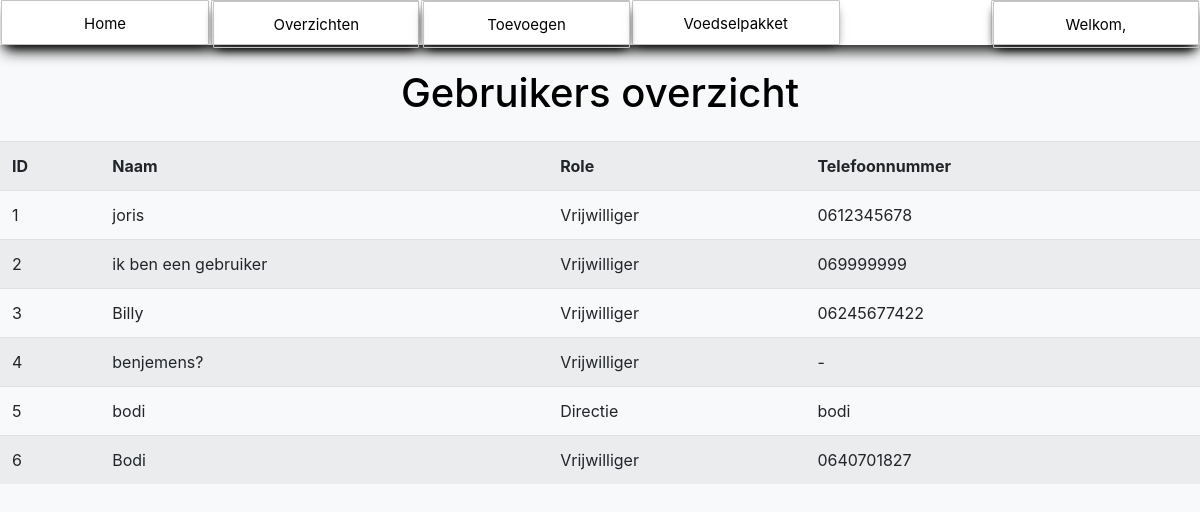
The page /overzichtgebruikers.php (signed in) on the database its author committed.
### tables this page shows
CREATE TABLE `user` (
  `AccountID` int(11) NOT NULL,
  `Email` varchar(100) NOT NULL,
  `Wachtwoord` varchar(255) NOT NULL,
  `Naam` varchar(100) NOT NULL,
  `Telefoonnummer` varchar(100) NOT NULL,
  `role` int(11) NOT NULL DEFAULT 0
);

### overzichtgebruikers.php (the view, shortened to what this page needs)
<!DOCTYPE html>
<html lang="nl">
<head>
    <link href="https://stackpath.bootstrapcdn.com/bootstrap/4.5.0/css/bootstrap.min.css" rel="stylesheet">
</head>
<body class="bg-light">
    <?php
    include "navigation.php";
    if (isset($_SESSION['loggedin']) && $_SESSION['loggedin'] == true) {
        ?>
        <br>
        <CENTER><h1 style="color: black;">Gebruikers overzicht</h1></CENTER>
        <div class="table-responsive mt-4">
            <table class="table table-striped">
                <tr>
                    <th>ID</th>
                    <th>Naam</th>
                    <th>Role</th>
                    <th>Telefoonnummer</th>
                </tr>
                <?php
                include 'config.php';
                $roleLabels = [
                    0 => 'Vrijwilliger',
                    2 => 'Medewerker',
                    3 => 'Directie'
                ];
                try {
                    $sql = "SELECT * FROM user";
                    $stmt = $conn->prepare($sql);
                    $stmt->execute();
                    $user = $stmt->fetchAll();
                    foreach ($user as $user) {
                        echo "<tr>";
                        echo "<td>" . $user['AccountID'] . "</td>";
                        echo "<td>" . $user['Naam'] . "</td>";
                        echo "<td>" . (isset($roleLabels[$user['role']]) ? $roleLabels[$user['role']] : 'Onbekend') . "</td>";
                        echo "<td>" . $user['Telefoonnummer'] . "</td>";
                        echo "</tr>";
                    }
                } catch (PDOException $e) {
                    echo "<div class='alert alert-danger'>" . $e->getMessage() . "</div>";
                }
                ?>
            </table>
        </div>
        <?php
    } else {
        header("Location: index.php");
    }
    ?>
</body>
</html>

### navigation.php (shortened to what this page needs)
<!DOCTYPE html>
<html>
<head>
  <link rel="stylesheet" type="text/css" media="screen" href="navigation.css" />
</head>
<body>
<?php
if (isset($_SESSION['loggedin']) && $_SESSION['loggedin'] == true) {
?>
<section>
  <center>
    <div>
      <nav class="nav_bar">
        <div onclick="location.href='index.php';">Home</div>
        <div class="dropdown">
          <div class="hover-button">Overzichten</div>
        </div>
        <div class="dropdown">
          <div class="hover-button">Toevoegen</div>
        </div>
        <div onclick="location.href='samenstellen.php';">Voedselpakket</div>
        <div class="dropdown">
          <div style="color: black;">Welkom, <?php echo $_SESSION['user_name']; ?></div>
        </div>
      </nav>
    </div>
  </center>
</section>
<?php
}
?>

### navigation.css (style rules this page uses)
body { color: white; padding: 0; margin: 0; }
.nav_bar { position: absolute; color: black; text-align: center; display: flex; box-shadow: 0px 10px 15px -5px black; position: relative; width: 100%; height: 45px; background: #ffffff; font-size: 15px; z-index: 0; line-height: 45px; }
.nav_bar div { color: black; width: 100%; box-shadow: 0px 5px 10px -5px black; cursor: pointer; transition: all 0.5s ease; border: 0.1px solid rgb(196, 196, 196); border-radius: 1px; margin-left: 1px; margin-right: 1px; }
.nav_bar div:nth-child(4) { margin-right: 150px; }
.dropdown { position: relative; display: inline-block; }
.hover-button { border: 1px solid black; }

### navigation.php (style rules this page uses)
.nav_bar { position: relative; z-index: 900; }

### rows shown on the page
user: AccountID "1", Naam "joris", role "Vrijwilliger", Telefoonnummer "0612345678"
user: AccountID "2", Naam "ik ben een gebruiker", role "Vrijwilliger", Telefoonnummer "069999999"
user: AccountID "3", Naam "Billy", role "Vrijwilliger", Telefoonnummer "06245677422"
user: AccountID "4", Naam "benjemens?", role "Vrijwilliger", Telefoonnummer "-"
user: AccountID "5", Naam "bodi", role "Directie", Telefoonnummer "bodi"
user: AccountID "6", Naam "Bodi", role "Vrijwilliger", Telefoonnummer "0640701827"
